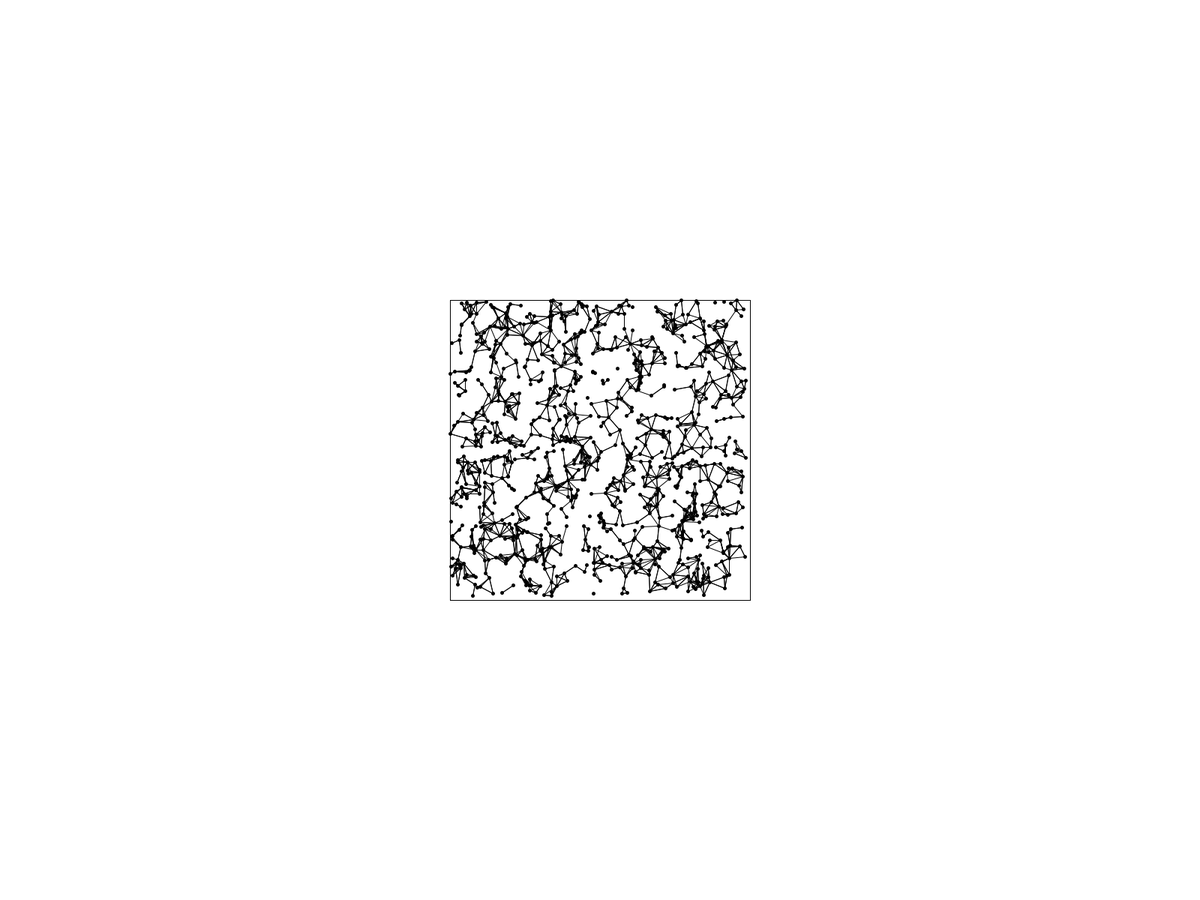
Frame 1 (no input)
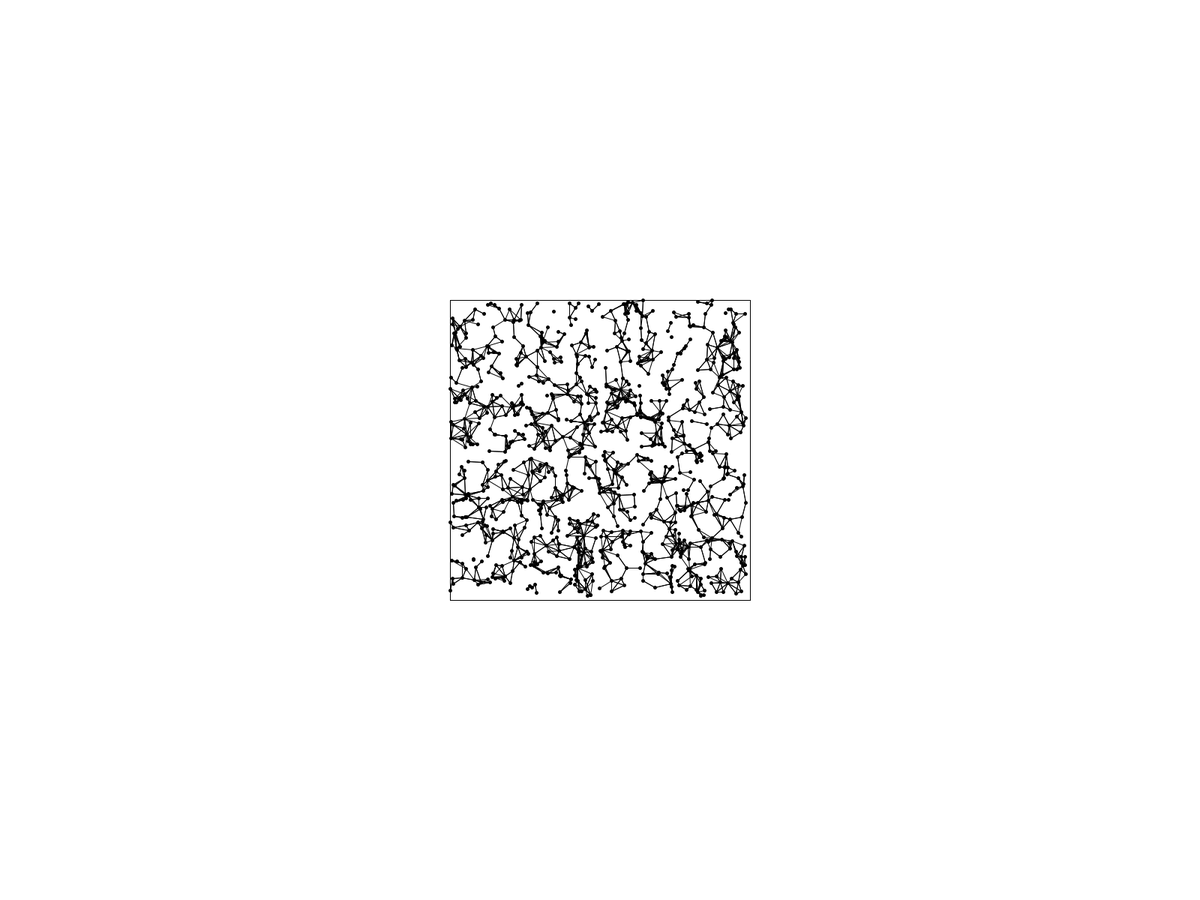
Frame 2 (the mouse pressed at the canvas centre, redrawn once)

The Processing sketch that drew these frames (run headless with seeded random() and noise(); the mouse was pressed at the canvas centre and the sketch redrawn once):

// Processing sketch: K_DTreeRGG
// ── K_DTreeRGG.pde
import java.util.Comparator;
import java.util.Collections;
import java.util.Iterator;
import java.util.List;
import java.util.LinkedList;
import java.lang.IndexOutOfBoundsException;

//canvas beginning point x,y
int rectX = 0;
int rectY = 0;

int rectW = 400;
int dense = 1000;
float avgD = 10;
float r = sqrt(avgD*rectW*rectW/dense/PI);

void setup(){
  fullScreen();
  smooth();
  noLoop();
}

void draw(){
  setCanvas();
  ArrayList<Vertex> vertexs = new ArrayList<Vertex>();
  genPoints(vertexs);
  //genEdgesBF(vertexs);
  ArrayList<Vertex> tempVertexs = new ArrayList<Vertex>(vertexs);
  genEdgesKDT(tempVertexs);
}

void setCanvas(){
  background(255);
  rectX = (displayWidth-rectW)/2;
  rectY = (displayHeight-rectW)/2;
  rect(rectX,rectY,rectW,rectW);
}

void genPoints(ArrayList<Vertex> vertexs){
  for(int i=0;i<dense;i++){
    Vertex vertex = new Vertex();
    float x,y;
    x=random(0,rectW-5);
    y=random(0,rectW-5);
    vertex.x = x;
    vertex.y = y;
    vertexs.add(vertex);
    stroke(0);
    strokeWeight(5);
    point(rectX+vertex.x,rectY+vertex.y);
  }
}

void genEdgesBF(ArrayList<Vertex> vertexs){
  float time = millis()/1000.0;
  println("Brute Force:");
  for(Vertex vertex:vertexs){
    for(Vertex v:vertexs){
      if(sqrt(sq(abs(vertex.x-v.x))+sq(abs(vertex.y-v.y)))<=r){
        vertex.edges.add(v);
        vertex.degree++;
        v.edges.add(vertex);
        v.degree++;
        strokeWeight(1);
        line(rectX+vertex.x,rectY+vertex.y,rectX+v.x,rectY+v.y);
      }
    }
  }
  println("Consuming time: " + ((millis()/1000.0)-time) + " seconds");
}

/*
After went through and researched varies of popular implementations of k-d tree,
the most different idea is how to maintain the balancing of k-d tree while in the building stage,
which can improve efficiency of all operations later on.
However, in this case which is RGG, all vertices are already distributed uniformly,
which means we don't need to consider the balancing issue.
Besides, we don't need to consider the sequence and the dimension,
which is from where and how to split the space either.
*/
void genEdgesKDT(ArrayList<Vertex> vertexs){
  float time = millis()/1000.0;
  println("K-D Tree:");
  Node root = new Node();
  root = buildKDT(vertexs, root, true, null);
  //testKDT(root);
  for(Vertex v : vertexs){
    LinkedList<Node> area = new LinkedList<Node>();
    connect(v, root, area);
    while(!area.isEmpty()){
      Node node = area.poll();
      if(node==null)continue;
      if(sqrt(sq(abs(v.x-node.v.x))+sq(abs(v.y-node.v.y)))<=r){
        v.edges.add(node.v);
        v.degree++;
        node.v.edges.add(v);
        node.v.degree++;
        strokeWeight(1);
        line(rectX+v.x,rectY+v.y,rectX+node.v.x,rectY+node.v.y);
      }
      if(node.dim==0){
        if(v.x<node.v.x&&abs(v.x-node.v.x)>r){
          area.offer(node.right);
        }else if(v.x>node.v.x&&abs(v.x-node.v.x)>r){
          area.offer(node.left);
        } //<>//
      }else{
        if(v.y<node.v.y&&abs(v.y-node.v.y)>r){
          area.offer(node.right);
        }else if(v.y>node.v.y&&abs(v.y-node.v.y)>r){
          area.offer(node.left);
        }
      }
    }
  }
  println("Consuming time: " + ((millis()/1000.0)-time) + " seconds");
}

Node buildKDT(ArrayList<Vertex> vertexs, Node node, boolean lr, Node parent){
  if(vertexs.isEmpty())return null;
  int dim;
  if(lr){
    Collections.sort(vertexs, new VertexXCmp());
    dim = 0;
  }else{
    Collections.sort(vertexs, new VertexYCmp());
    dim = 1;
  }
  int index = (vertexs.size())/2;
  node = new Node(vertexs.get(vertexs.size()/2), dim, parent);
  
  ArrayList<Vertex> lefts = new ArrayList<Vertex>();
  for(int i = 0;i<index;i++){
    lefts.add(vertexs.get(i));
  }
  ArrayList<Vertex> rights = new ArrayList<Vertex>();
  for(int i = index+1;i<vertexs.size();i++){
    rights.add(vertexs.get(i));
  }
  
  if(lefts.size()==1){
    node.left = new Node(lefts.get(0), dim, node);
  }else{
    node.left = buildKDT(lefts, node.left, !lr, node);
  }
  
  if(rights.size()==1){
    node.right = new Node(rights.get(0), dim, node);
  }else{
    node.right = buildKDT(rights, node.right, !lr, node);
  }
  return node;
}

void testKDT(Node root){
  if(root == null) return;
  print(root.v.x+" "+root.v.y+"\n");
  testKDT(root.left);
  testKDT(root.right);
}

void connect(Vertex vertex, Node root, LinkedList<Node> area){
  if(root==null) return;
  area.offer(root);
  if(root.dim==0){
    if(vertex.x<root.v.x){
      connect(vertex, root.left, area);
    }else if(vertex.x>root.v.x){
      connect(vertex, root.right, area);
    }else{
      connect(vertex, root.left, area);
      connect(vertex, root.right, area);
    }
  }else{
    if(vertex.y<root.v.y){
      connect(vertex, root.left, area);
    }else if(vertex.y>root.v.y){
      connect(vertex, root.right, area);
    }else{
      connect(vertex, root.left, area);
      connect(vertex, root.right, area);
    }
  }
}

// ── K_DTreeNode.pde
//reference and edit link:https://github.com/LinarAbzaltdinov/KdTree/blob/master/src/Node.java
class Node{
  Vertex v;
  int dim;
  Node parent = null;
  Node left=null, right = null;
  
  public Node(){
    dim = -1;
  }
  
  public Node(Vertex v, int dim, Node parent){
    this.v = v;
    this.dim = dim;
    this.parent = parent;
  }
  
  public boolean isLeaf() {
    return left == null && right == null;
  }
}

Node build_kdtree(ArrayList<Vertex> vertexs, Node n){
  if(vertexs.size()==0){
    return null;
  }else{
    
    return null;
  }
  
}

class VertexXCmp implements Comparator<Vertex>{
    @Override
    public int compare(Vertex v1, Vertex v2) {
        return v1.x>=v2.x?1:-1;
    }
}

class VertexYCmp implements Comparator<Vertex>{
    @Override
    public int compare(Vertex v1, Vertex v2) {
        return v1.y>=v2.y?1:-1;
    }
}

// ── Vertex.pde
class Vertex{
  float x;
  float y;
  int dim;
  ArrayList<Vertex> edges;
  int index;
  int dfsNum;
  int degree;
  
  public Vertex(){
    this.x = 0;
    this.y = 0;
    this.edges = new ArrayList<Vertex>();
    this.index = 0;
    this.dfsNum = -1;
    this.degree = 0;
  }
}
